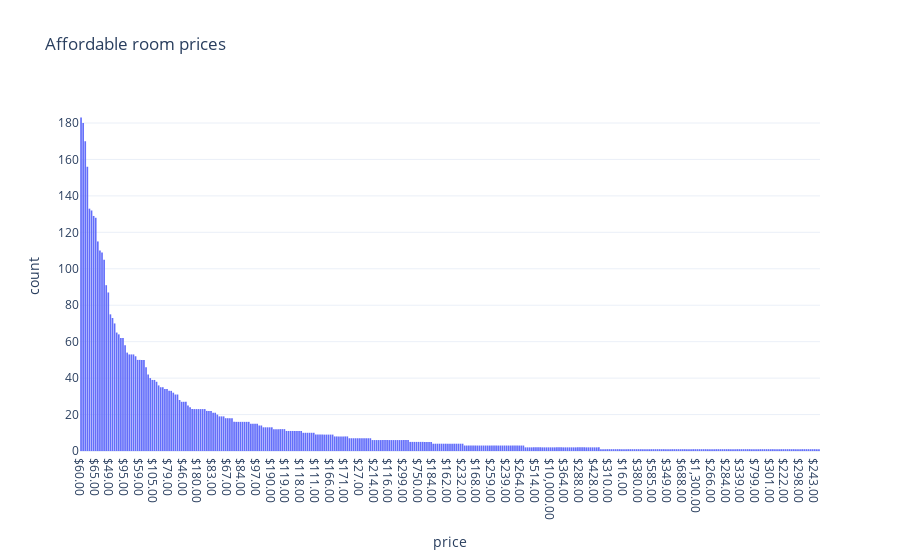

Write notebook code for a chart like this one.
### Markdown cell above
#### Qns

### Code cell
room_graph = px.histogram(abnb_queens_df, x="price", title="Affordable room prices",
                       template="plotly_white").update_xaxes(categoryorder = "total descending")
room_graph.show()

### Figure 1 — Plotly figure (JSON) as saved in the notebook; plotly's stock layout.template omitted (floating-point values rounded to 4 significant figures; data arrays with more than 128 entries replaced by an {"elided": "..."} marker saying what was removed)
{"data": [{"alignmentgroup": "True", "bingroup": "x", "hovertemplate": "price=%{x}<br>count=%{y}<extra></extra>", "legendgroup": "", "marker": {"color": "#636efa", "pattern": {"shape": ""}}, "name": "", "offsetgroup": "", "orientation": "v", "showlegend": false, "type": "histogram", "x": {"elided": "5178 str values"}, "xaxis": "x", "yaxis": "y"}], "layout": {"barmode": "relative", "legend": {"tracegroupgap": 0}, "title": {"text": "Affordable room prices"}, "xaxis": {"anchor": "y", "categoryorder": "total descending", "domain": [0, 1], "title": {"text": "price"}}, "yaxis": {"anchor": "x", "domain": [0, 1], "title": {"text": "count"}}}}
